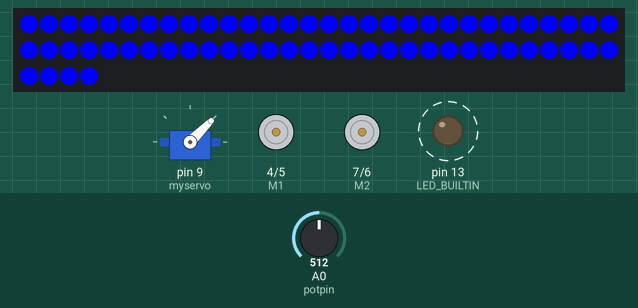
Recording of a sketch running on a simulated Arduino Uno, built with avr-gcc and run on an emulated ATmega328P. On the bench: servo, 64 RGB LEDs in strip order, left to right, continuing on the next row, direction and speed pins drawn as motors (green arrow = direction pin HIGH = forward, orange = LOW = backward, longer = more drive), output pins drawn as LEDs (lit = HIGH). Dashed ring = blinking. The test bench sets the inputs (shaded band); at power-on: A0 (potpin) = 512. Dim RGB values are drawn brighter than linear.

Above: at 17.4 s.
17.5 s: A0 (potpin) set to 716
At 18.5 s:
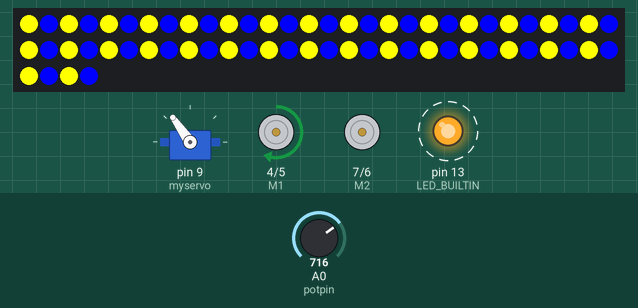
21.0 s: A0 (potpin) set to 900
At 22.0 s:
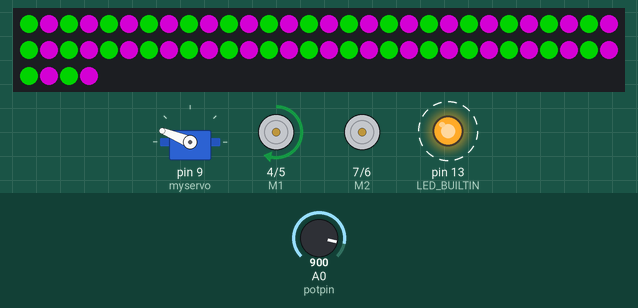
24.6 s: A0 (potpin) set to 1023
At 25.6 s:
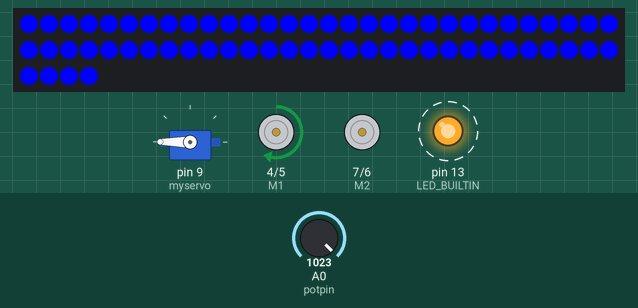
28.2 s: A0 (potpin) set to 511
31.7 s: A0 (potpin) set to 306
Timing chart, 0 to 47.0 s (numbered marks = the images above; inputs shaded):
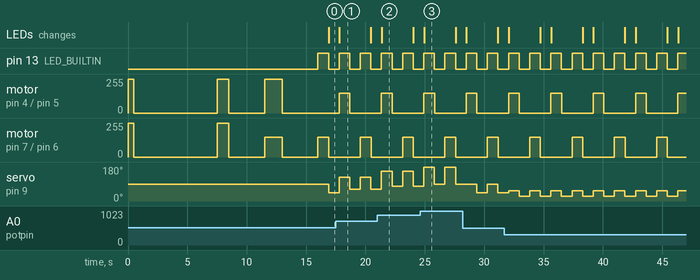

The sketch:

Dancing_Robot.ino
```cpp
#include <Servo.h>
#include <FastLED.h>
#define NUM_LEDS 64
#define DATA_PIN 2
#include <Servo.h>
      int E1 = 5;     //M1 Speed Control
      int E2 = 6;     //M2 Speed Control
      int M1 = 4;    //M1 Direction Control
      int M2 = 7;    //M1 Direction Control
      int color_cnt = 0;
      CRGB leds[NUM_LEDS];

Servo myservo;  // create servo object to control a servo

int potpin = 0;  // analog pin used to connect the potentiometer
int val;    // variable to read the value from the analog pin


      // the setup function runs once when you press reset or power the board
      void setup() {
        FastLED.addLeds<NEOPIXEL, DATA_PIN>(leds, NUM_LEDS);
        for(int i = 0;i < NUM_LEDS;i ++){
          leds[i] = CRGB::Black;
        }
        myservo.attach(9);
          pinMode(LED_BUILTIN, OUTPUT);
        // initialize pins for the motor driver
        int i;
        for (i = 4; i <= 7; i++)
          pinMode(i, OUTPUT);


        // goes forward for 0.5s
        advance(255, 255);
        delay(500);
        stop();
        delay(4500);


        delay(500);
        stop();
        delay(2000);

        // does a big circle to the left for 3s
        advance(100, 150);
        delay(1000);
        stop();
        delay(3000);


        // does a nmall  circles to the right for 3s
        advance(255, 100);
        delay(1500);
        stop();
        delay(3000);
      }

void turn1() {
      val = analogRead(potpin);            // reads the value of the potentiometer (value between 0 and 1023)
      val = map(val, 0, 1023, 0, 180);     // scale it to use it with the servo (value between 0 and 180)
      myservo.write(val);                  // sets the servo position according to the scaled value
      delay(15);                           // waits for the servo to get there
}
void turn2() {
      val = analogRead(potpin);            // reads the value of the potentiometer (value between 0 and 1023)
      val = map(val, 0, 1023, 0, 90);     // scale it to use it with the servo (value between 0 and 180)
      myservo.write(val);                  // sets the servo position according to the scaled value
      delay(15);                           // waits for the servo to get there
}

void stop(void)                    //Stop
{
        digitalWrite(E1, LOW);
        digitalWrite(E2, LOW);
}
void advance(char a, char b)         //Move forward
{
        analogWrite (E1, a);     //PWM Speed Control
        digitalWrite(M1, HIGH);
        analogWrite (E2, b);
        digitalWrite(M2, HIGH);
}
void back_off (char a, char b)         //Move backward
{
        analogWrite (E1, a);
        digitalWrite(M1, LOW);
        analogWrite (E2, b);
        digitalWrite(M2, LOW);
}
void turn_L (char a, char b)            //Turn Left
{
        analogWrite (E1, a);
        digitalWrite(M1, LOW);
        analogWrite (E2, b);
        digitalWrite(M2, HIGH);
}
      void turn_R (char a, char b)            //Turn Right
      {
        analogWrite (E1, a);
        digitalWrite(M1, HIGH);
        analogWrite (E2, b);
        digitalWrite(M2, LOW);
      }

      void dance1() {
        analogWrite(E1, 240);   // turn the LED on (HIGH is the voltage level)
        digitalWrite(M1, LOW);
        delay(1000) ;                      // wait for a second
        digitalWrite(M1, HIGH);
        delay(1000) ;
        analogWrite(E1, 0);   // turn the LED on (HIGH is the voltage level)
      }


      void dance2() {
        analogWrite(E1, 120);   // turn the LED on (HIGH is the voltage level)
        digitalWrite(M1, LOW);
        delay(1000) ;                      // wait for a second
        digitalWrite(M1, HIGH);
        delay(1000) ;
        analogWrite(E1, 0);   // turn the LED on (HIGH is the voltage level)
      }

void loop() {
//        for(int i = 0;i <64;i ++){
//          leds[i] = CRGB::Black;
//        }

        //delay(30);

        digitalWrite(LED_BUILTIN, HIGH);   // turn the LED on (HIGH is the voltage level)
        advance(0, 150);
        turn1();
        delay(875);
        digitalWrite(LED_BUILTIN, LOW);    // turn the LED off by making the voltage LOW
        color_set();
        FastLED.show();
        turn2();
        stop();
        analogWrite(E1, 0);
        delay(875);


        analogWrite(E1, 120);
        digitalWrite(LED_BUILTIN, HIGH);
        advance(150, 0);
        turn1();
        color_set();
        FastLED.show();
        delay(875);
        digitalWrite(LED_BUILTIN, LOW);
        turn2();
        stop();
        analogWrite(E1, 0);
        delay(875);
}
void color_set(){
        if(color_cnt % 5 == 0){
          for(int i = 0; i < NUM_LEDS;i ++){
            leds[i] = CRGB::Blue;
          }
        }
        else if(color_cnt % 5 == 1){
          for(int i = 0; i < NUM_LEDS;i += 2){
            leds[i] = CRGB::Yellow;}
        }
        else if(color_cnt % 5 == 2){
          for(int i = 0; i < NUM_LEDS;i ++){
            leds[i] = CRGB::Purple;}
      }
        else if(color_cnt % 5 == 3){
          for(int i = 0; i < NUM_LEDS;i += 2){
            leds[i] = CRGB::Green;}
        }
        else{
          for(int i = 0; i < NUM_LEDS;i ++){
            leds[i] = CRGB::Red;}
        }
        color_cnt ++;
}
```

Measured:
- by itself, pin 13 (LED_BUILTIN): alternates HIGH for 0.89 s and LOW for 0.89 s
- by itself, motor on pin 4 (M1) / pin 5 (E1), motor on pin 7 (M2) / pin 6 (E2): alternates forward 150/255 for 0.91 s and stopped for 2.7 s
- by itself, servo on pin 9 (myservo): alternates 53° for 0.89 s and 26° for 0.89 s
- what the display in image 1 shows lasts 2.7 s, from 17.8 s to 20.5 s
